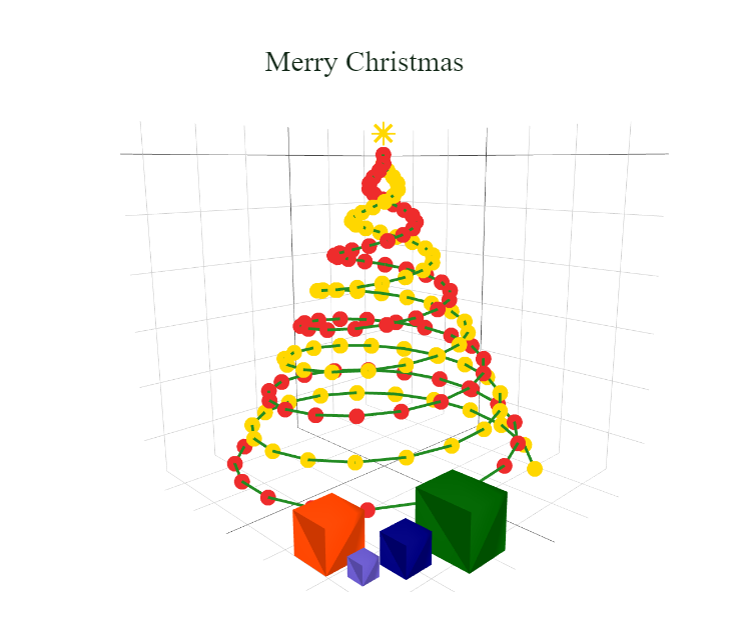

Generate this figure with R:
library(plotly)
library(dplyr)


# Generowanie danych
t1 <- seq(0, 50, by = 0.7)^0.85
x1 <- t1 * c(sin(t1), sin(t1 + pi))
y1 <- t1 * c(cos(t1), cos(t1 + pi))
z1 <- -2 * c(t1, t1)
color1 <- rep(c("gold", "firebrick2"), each = length(t1))

df_bombki <- data.frame(
  x = x1,
  y = y1,
  z = z1,
  color = color1
)


# Wizualizacja choinki

plot <- plot_ly() %>% 
  add_markers(
  data = df_bombki,
  x = ~x,
  y = ~y,
  z = ~z,
  type = "scatter3d",
  color = ~color,
  colors = c("gold", "firebrick2"),
  line = list(width = 5, color = c("forestgreen"), reverscale = FALSE),
  marker = list(width = 5)
) %>%
  # Gwiazdka
  add_markers(
  x = 0,
  y = 0,
  z = 3.5,
  marker = list(size = 3, color = 'gold', symbol = 'diamond')
) %>%
  add_markers(
    x = 0,
    y = 0,
    z = 3.5,
    marker = list(size = 10, color = 'gold', symbol = 'cross')
  ) %>%
  add_markers(
    x = 0,
    y = 0,
    z = 3.5,
    marker = list(size = 5, color = 'gold', symbol = 'x')
  ) %>% 
  # Prezenty
  add_trace(
    type = 'mesh3d',
    x = c(20, 20, 25, 25, 20, 20, 25, 25),
    y = c(25, 30, 30, 25, 25, 30, 30, 25),
    z = c(-50, -50, -50, -50, -55, -55, -55, -55),
    
    i = c(7, 0, 0, 0, 4, 4, 6, 6, 4, 0, 3, 2),
    j = c(3, 4, 1, 2, 5, 6, 5, 2, 0, 1, 6, 3),
    k = c(0, 7, 2, 3, 6, 7, 1, 1, 5, 5, 7, 6),
    
    facecolor = rep("navy", 12)
  ) %>% 
add_trace(
    type = 'mesh3d',
    x = c(10, 10, 18, 18, 10, 10, 18, 18),
    y = c(25, 35, 35, 25, 25, 35, 35, 25),
    z = c(-46, -46, -46, -46, -55, -55, -55, -55),
    
    i = c(7, 0, 0, 0, 4, 4, 6, 6, 4, 0, 3, 2),
    j = c(3, 4, 1, 2, 5, 6, 5, 2, 0, 1, 6, 3),
    k = c(0, 7, 2, 3, 6, 7, 1, 1, 5, 5, 7, 6),
    
    facecolor = rep("darkgreen", 12)
  ) %>% 
add_trace(
    type = 'mesh3d',
    x = c(25, 25, 32, 32, 25, 25, 32, 32),
    y = c(15, 22, 22, 15, 15, 22, 22, 15),
    z = c(-48, -48, -48, -48, -55, -55, -55, -55),
    
    i = c(7, 0, 0, 0, 4, 4, 6, 6, 4, 0, 3, 2),
    j = c(3, 4, 1, 2, 5, 6, 5, 2, 0, 1, 6, 3),
    k = c(0, 7, 2, 3, 6, 7, 1, 1, 5, 5, 7, 6),
    
    facecolor = rep("orangered", 12)
  ) %>% 
add_trace(
  type = 'mesh3d',
  x = c(27, 27, 30, 30, 27, 27, 30, 30),
  y = c(24, 27, 27, 24, 24, 27, 27, 24),
  z = c(-52, -52, -52, -52, -55, -55, -55, -55),
  
  i = c(7, 0, 0, 0, 4, 4, 6, 6, 4, 0, 3, 2),
  j = c(3, 4, 1, 2, 5, 6, 5, 2, 0, 1, 6, 3),
  k = c(0, 7, 2, 3, 6, 7, 1, 1, 5, 5, 7, 6),
  
  facecolor = rep("slateblue", 12)
) %>% 
  layout(
    showlegend = F,
    title = list(text = "Merry Christmas", font = list(family = "Balto", size = 26, color = "#112716"),
                 y = 0.92, xanchor = "middle"),
    scene = list(
      xaxis = list(
        title = "",
        showticklabels = FALSE
      ),
      yaxis = list(
        title = "",
        showticklabels = FALSE
      ),
      zaxis = list(
        title = "",
        showticklabels = FALSE
      )
    )
  )

htmlwidgets::saveWidget(plot, file = "ChristmasTree.html")
